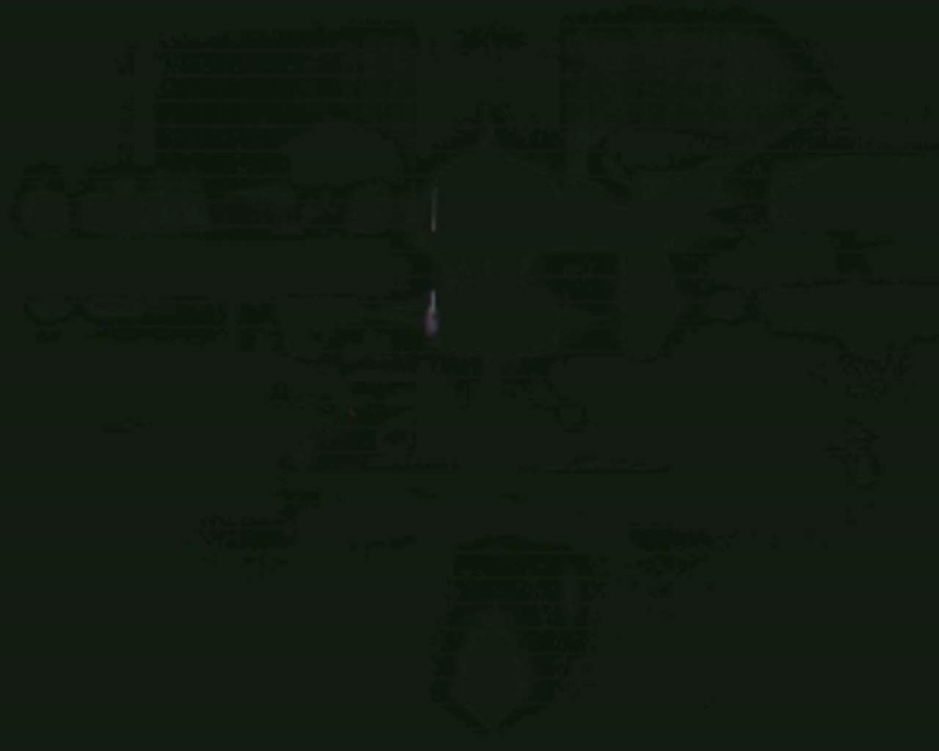
#> input picture Modern Physics/labo3/h1.png, 939 x 751 px, shrunk from 1280 x 1024 before the run; the run also reads 2 pictures not shown here
$ jupyter execute --allow-errors plots.ipynb   (shell and % lines are left out)
#> lines starting #> are read from the running program, lines starting #| are printed output that depends on the picture
[cell 1]
import numpy as np
import matplotlib.pyplot as plt
%pylab inline
import matplotlib.image as mpimg
import cv2

[cell 2]
img1 = cv2.imread('h1.png')
#> img1 is the input picture: shape (751, 939, 3); mean B, G, R 17.3, 26.6, 18.1
img2 = mpimg.imread('h2.png')
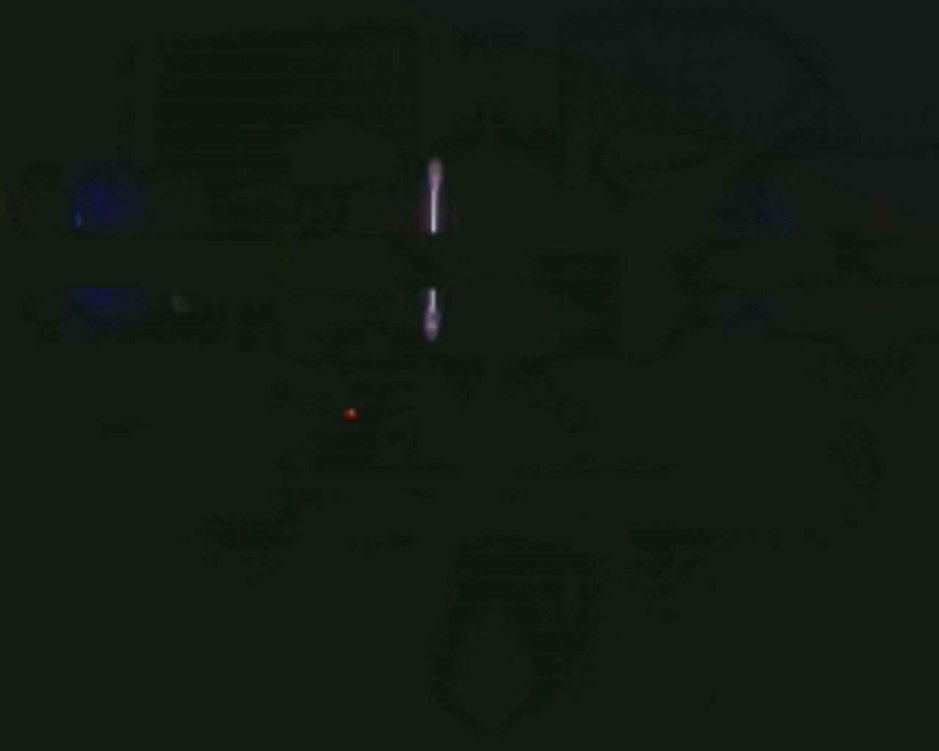
#> input picture Modern Physics/labo3/h2.png, 939 x 751 px, shrunk from 1280 x 1024 before the run
#> img2 is the input picture: shape (751, 939, 3) float32; mean R, G, B 0.0719, 0.105, 0.0717
img3 = mpimg.imread('h3.png')
img4 = mpimg.imread('h4.png')
img5 = mpimg.imread('h5.png')
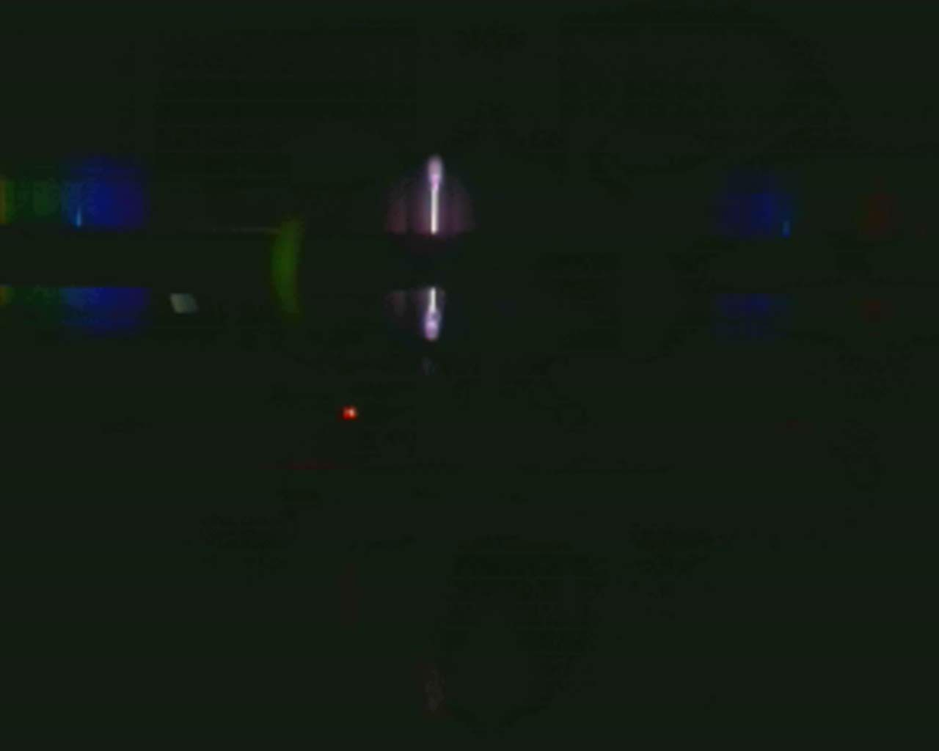
#> input picture Modern Physics/labo3/h5.png, 939 x 751 px, shrunk from 1280 x 1024 before the run
#> img5 is the input picture: shape (751, 939, 3) float32; mean R, G, B 0.0741, 0.107, 0.0746
img6 = mpimg.imread('h6.png')
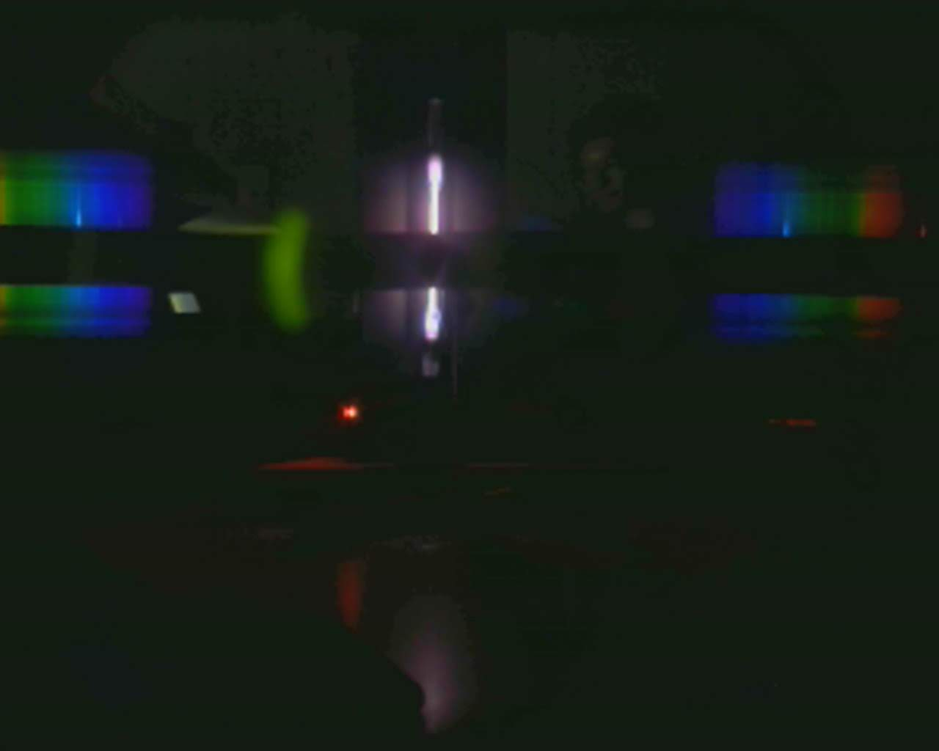
#> input picture Modern Physics/labo3/h6.png, 939 x 751 px, shrunk from 1280 x 1024 before the run
#> img6 is the input picture: shape (751, 939, 3) float32; mean R, G, B 0.0871, 0.118, 0.0926
#> (the rest of this cell did not finish here and is left out)
